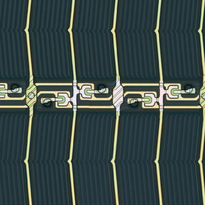
#> input picture with_label/116A1/aug/116A1_1/aug_image.png, 205 x 205 px, shrunk from 504 x 504 before the run
$ python mask_qa_gt_generator.py
#> lines starting #> are read from the running program, lines starting #| are printed output that depends on the picture; after the words box and inside, x2 and y2 are one past the last pixel; in counts of white or black regions, pixels touching at a corner belong together
"""
Generate per-sample dual-image VQA (qa_mask.jsonl) using:
  - aug_image.png   (RGB original)
  - color_mask.png  (colored component mask)
Derive ground-truth answers from binary masks + meta.json color assignments.

Writes qa_mask.jsonl inside each sample folder.

Usage:
  python mask_qa_gt_generator.py -r /path/to/with_label --min-area 100
Optional filters:
  --only SAMPLE_NAME ...
  --aug-only / --defect-only
"""

import os
import json
import argparse
from typing import List, Dict, Tuple
import numpy as np
import cv2
from colorama import init, Fore, Style

init(autoreset=True)
OK = Fore.GREEN + "[OK]" + Style.RESET_ALL
ERR = Fore.RED + "[ERR]" + Style.RESET_ALL
TOTAL = Fore.CYAN + "[TOTAL]" + Style.RESET_ALL

# Components allowed for COLOR QA (must be present + assigned color)
COLOR_COMPONENTS = [
    "Source", "Drain", "TFT", "VIA_Hole", "Mesh", "Mesh_Hole",
    "Com", "Data", "Gate", "ITO"
]

# Exclusions
COUNT_EXCLUDE = {"pxl_ito", "com_hole", "gate", "ito"}
BBOX_EXCLUDE = {"pxl_ito", "com_hole", "gate", "ito"}

def to_posix(p: str) -> str:
    return p.replace("\\", "/")

def list_aug_folders(root: str) -> List[str]:
    out = []
    for cls in os.scandir(root):
        if not cls.is_dir() or cls.name.startswith('.') or cls.name == 'defect':
            continue
        aug_dir = os.path.join(cls.path, "aug")
        if not os.path.isdir(aug_dir):
            continue
        for s in os.scandir(aug_dir):
            if s.is_dir() and not s.name.startswith('.'):
                out.append(s.path)
    return out

def list_defect_folders(root: str) -> List[str]:
    out = []
    defect_root = os.path.join(root, "defect")
    if not os.path.isdir(defect_root):
        return out
    for cls in os.scandir(defect_root):
        if not cls.is_dir() or cls.name.startswith('.'):
            continue
        for s in os.scandir(cls.path):
            if s.is_dir() and not s.name.startswith('.'):
                out.append(s.path)
    return out

def load_rgb_and_masks(sample_dir: str) -> Tuple[np.ndarray, Dict[str, np.ndarray]]:
#> called with sample_dir = 'with_label/116A1/aug/116A1_1'
    img_path = os.path.join(sample_dir, "aug_image.png")
    rgb = cv2.imread(img_path, cv2.IMREAD_COLOR)
#> rgb is the input picture: shape (205, 205, 3); mean B, G, R 71.3, 73.1, 58.1
    if rgb is None:
        raise FileNotFoundError(f"Missing aug_image.png at {sample_dir}")
    masks_dir = os.path.join(sample_dir, "masks")
    masks: Dict[str, np.ndarray] = {}
    if os.path.isdir(masks_dir):
        for fname in sorted(os.listdir(masks_dir)):
            if not fname.lower().endswith(".png"):
                continue
            path = os.path.join(masks_dir, fname)
            m = cv2.imread(path, cv2.IMREAD_GRAYSCALE)
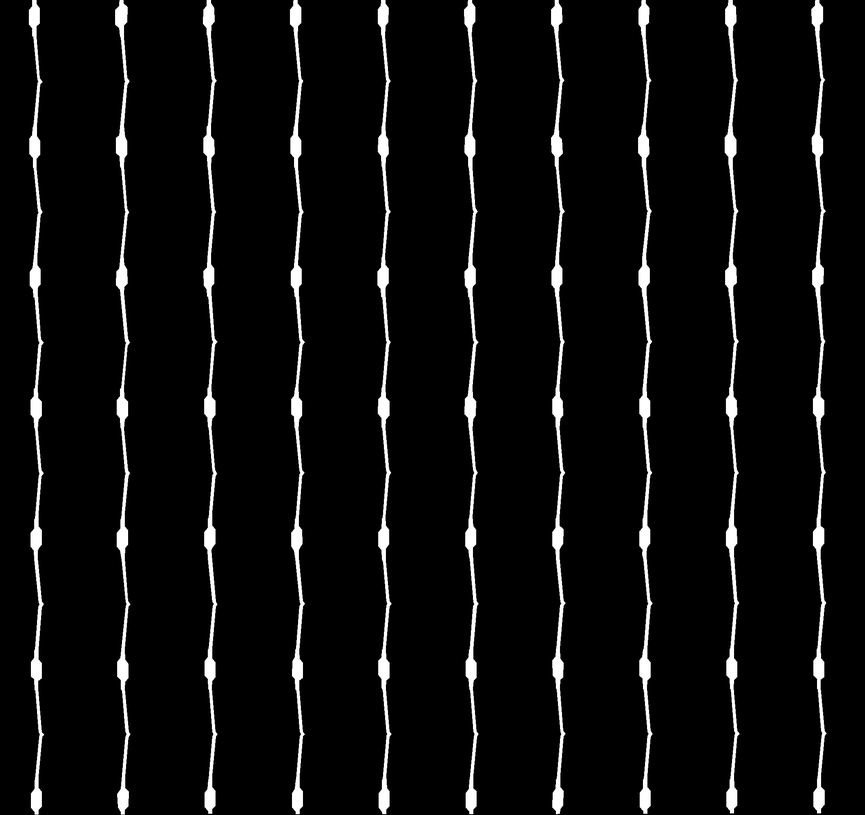
#> input picture with_label/116A1/masks/Com.png, 865 x 815 px, shrunk from 2127 x 2004 before the run, found by its file name
#> m is the input picture: shape (815, 865); min 0, max 255, mean 14
            if m is None:
                continue
            m = (m > 127).astype(np.uint8) * 255
#> m: shape (815, 865); 5.5% white; 10 white regions, largest, box (x1, y1, x2, y2) and area: (638, 0, 653, 814) 3905, (290, 0, 305, 814) 3892, (203, 0, 217, 814) 3890
            masks[fname] = m
    return rgb, masks

def connected_components_bboxes(mask: np.ndarray, min_area: int) -> Tuple[List[List[int]], np.ndarray]:
    if mask.dtype != np.uint8:
        mask = mask.astype(np.uint8)
    bin01 = (mask > 0).astype(np.uint8)
    num, labels, stats, _ = cv2.connectedComponentsWithStats(bin01, connectivity=8)
    keep = []
    bboxes: List[List[int]] = []
    for lbl in range(1, num):
        area = int(stats[lbl, cv2.CC_STAT_AREA])
        if area < min_area:
            continue
        x = int(stats[lbl, cv2.CC_STAT_LEFT])
        y = int(stats[lbl, cv2.CC_STAT_TOP])
        w = int(stats[lbl, cv2.CC_STAT_WIDTH])
        h = int(stats[lbl, cv2.CC_STAT_HEIGHT])
        if w <= 0 or h <= 0:
            continue
        x1, y1 = x, y
        x2, y2 = x + w - 1, y + h - 1
        bboxes.append([x1, y1, x2, y2])
        keep.append(lbl)
    if not keep:
        filtered = np.zeros_like(mask, dtype=np.uint8)
    else:
        filtered = np.isin(labels, keep).astype(np.uint8) * 255
    return bboxes, filtered

def comp_label_from_mask_filename(fname: str) -> str:
    return os.path.splitext(os.path.basename(fname))[0]

def slug(label: str) -> str:
    return label.replace(" ", "_").replace("-", "_").lower()

def load_meta(sample_dir: str) -> dict:
    mp = os.path.join(sample_dir, "meta.json")
    if not os.path.isfile(mp):
        return {}
    try:
        with open(mp, "r", encoding="utf-8") as f:
            return json.load(f)
    except Exception:
        return {}

def images_list(root: str, sample_dir: str, include_mask: bool) -> List[str]:
    rgb = to_posix(os.path.relpath(os.path.join(sample_dir, "aug_image.png"), root))
    if include_mask and os.path.isfile(os.path.join(sample_dir, "color_mask.png")):
        cm = to_posix(os.path.relpath(os.path.join(sample_dir, "color_mask.png"), root))
        return [rgb, cm]
    return [rgb]

def build_defect_record(sample_name: str, imgs: List[str], w: int, h: int, defect_flag: bool) -> Dict:
    return {
        "id": f"{sample_name}_defect_flag",
        "images": imgs,
        "meta": {"aug_size": [w, h]},
        "conversations": [
            {
                "from": "human",
                "value": "<image>\n<image>\n第一张：原始RGB图像。第二张：彩色组件掩膜图像（仅用于结构参考，不含缺陷）。问题：原始图像中是否存在缺陷？"
            },
            {"from": "gpt", "value": "是" if defect_flag else "否"}
        ]
    }

def build_count_record(sample_name: str, imgs: List[str], label: str, w: int, h: int, count: int) -> Dict:
    return {
        "id": f"{sample_name}_{slug(label)}_count",
        "images": imgs,
        "meta": {"aug_size": [w, h], "component": label},
        "conversations": [
            {
                "from": "human",
                "value": "<image>\n<image>\n第一张：原始RGB图像。第二张：彩色组件掩膜图像。针对组件类型："
                         f"{label}。\n问题：该类型在掩膜中可见数量是多少？请仅回答一个整数。"
            },
            {"from": "gpt", "value": str(count)}
        ]
    }

def build_color_record(sample_name: str, imgs: List[str], label: str, w: int, h: int, color_name: str) -> Dict:
    return {
        "id": f"{sample_name}_{slug(label)}_color",
        "images": imgs,
        "meta": {"aug_size": [w, h], "component": label, "color_source": "mask"},
        "conversations": [
            {
                "from": "human",
                "value": "<image>\n<image>\n第一张：原始RGB图像。第二张：彩色组件掩膜图像。针对组件类型："
                         f"{label}。\n问题：若该类型存在，请返回其掩膜颜色的中文名称；否则返回 null。"
            },
            {"from": "gpt", "value": color_name}
        ]
    }

def build_bbox_record(sample_name: str, imgs: List[str], label: str, w: int, h: int, bboxes: List[List[int]], present: bool) -> Dict:
    bbox_json = json.dumps({"bboxes": bboxes}, separators=(",", ":")) if present else "null"
    return {
        "id": f"{sample_name}_{slug(label)}_bboxes",
        "images": imgs,
        "meta": {"aug_size": [w, h], "component": label},
        "conversations": [
            {
                "from": "human",
                "value": "<image>\n<image>\n第一张：原始RGB图像。第二张：彩色组件掩膜图像。针对组件类型："
                         f"{label}。\n问题：若该类型存在，请严格按格式 {{\"bboxes\":[[x1,y1,x2,y2],...]}} 输出边界框（基于原始图像像素坐标系）；否则返回 null。"
            },
            {"from": "gpt", "value": bbox_json}
        ]
    }

def process_sample(root: str, sample_dir: str, min_area: int) -> int:
    rgb, masks = load_rgb_and_masks(sample_dir)
#> masks = 3 items
    h, w = rgb.shape[:2]
#> h = 205; w = 205

    sample_name = os.path.basename(sample_dir)
    meta = load_meta(sample_dir)
    defect_flag = bool(meta.get("defect", False))
    color_assign = meta.get("color_mask", {}).get("assigned_colors", {}) or {}

    has_color_mask = os.path.isfile(os.path.join(sample_dir, "color_mask.png"))
    imgs = images_list(root, sample_dir, include_mask=has_color_mask)

    records: List[Dict] = []
    # Defect record
    records.append(build_defect_record(sample_name, imgs, w, h, defect_flag))

    # Iterate components
    for fname, mask in sorted(masks.items()):
        label = comp_label_from_mask_filename(fname)
        s = slug(label)

        # Compute instances & bboxes
        bboxes, filtered = connected_components_bboxes(mask, min_area)
        count = len(bboxes)
        present = count > 0

        # COUNT QA (unless excluded)
        if s not in COUNT_EXCLUDE:
            records.append(build_count_record(sample_name, imgs, label, w, h, count))

        # COLOR QA only if component in COLOR_COMPONENTS, present, and color assignment exists
        if present and label in COLOR_COMPONENTS:
            assign = color_assign.get(label)
            if assign:
                cn = assign.get("color_name_zh")
                if cn:  # ensure we have a Chinese color name
                    records.append(build_color_record(sample_name, imgs, label, w, h, cn))

        # BBOX QA (unless excluded)
        if s not in BBOX_EXCLUDE:
            records.append(build_bbox_record(sample_name, imgs, label, w, h, bboxes, present))
#> this loop made 3 passes
#> (fname, label, s, num in connected_components_bboxes, count, present) on passes 1 to 3: ('Com.png', 'Com', 'com', 11, 10, True), ('Com_Hole.png', 'Com_Hole', 'com_hole', 36, 0, False), ('Data.png', 'Data', 'data', 17, 16, True)
#> pass 1, in connected_components_bboxes, `num, labels, stats, _ = cv2.connectedComponentsWithStats(bin01, connec..`:
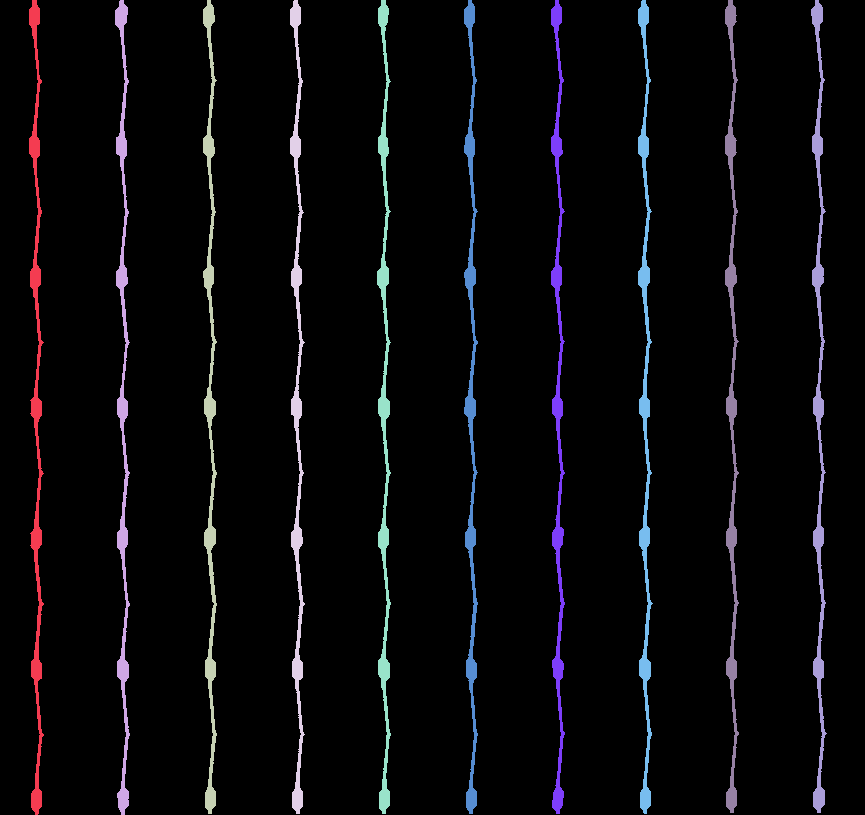
#> labels: shape (815, 865) int32; 11 distinct labels, from 0 to 10; one colour per label, 0 black
#> pass 2, in connected_components_bboxes (call 2), `bin01 = (mask > 0).astype(np.uint8)`:
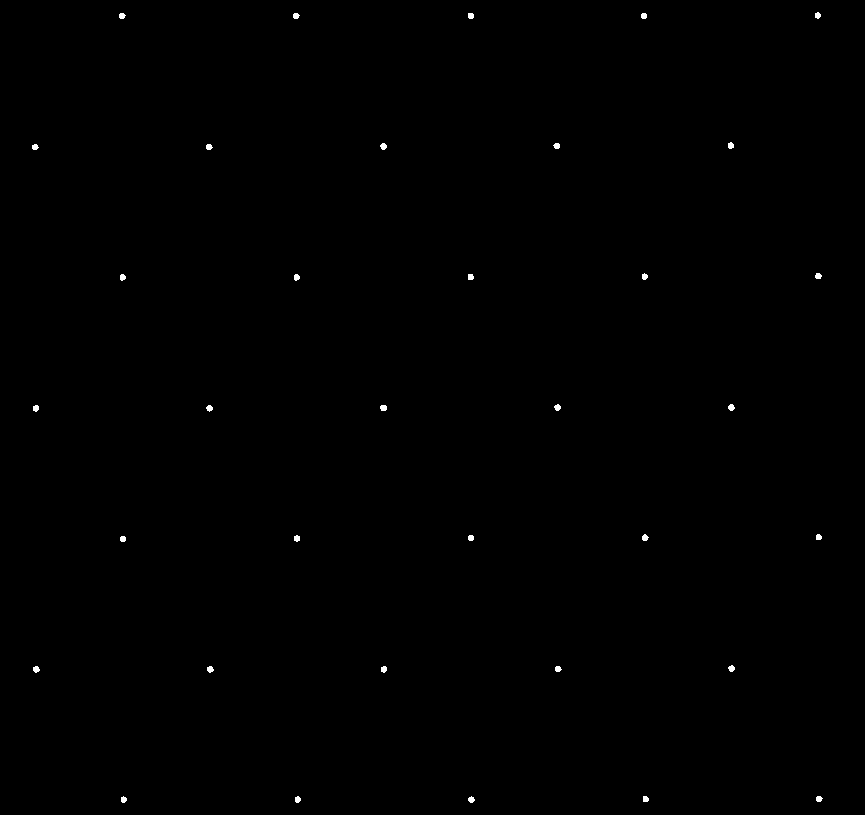
#> bin01: shape (815, 865); values 0 (black) and 1 (white), 0.17% white; 35 white regions, largest, box (x1, y1, x2, y2) and area: (380, 405, 387, 411) 37, (380, 143, 387, 150) 36, (728, 404, 735, 411) 36
#> after the loop, records = 5 items

    # Write qa_mask.jsonl
    out_path = os.path.join(sample_dir, "qa_mask.jsonl")
    with open(out_path, "w", encoding="utf-8") as f:
        for r in records:
            f.write(json.dumps(r, ensure_ascii=False))
            f.write("\n")
#> this loop made 5 passes

    print(f"{OK} {sample_dir}: wrote qa_mask.jsonl with {len(records)} entries "
          f"(components={len(masks)}, color_mask={'yes' if has_color_mask else 'no'})")
#| [OK] with_label/116A1/aug/116A1_1: wrote qa_mask.jsonl with 5 entries (components=3, color_mask=yes)
    return len(records)

def main():
    ap = argparse.ArgumentParser(description="Generate dual-image mask-based QA (qa_mask.jsonl).")
    ap.add_argument("-r", "--root", default=".", help="with_label root directory.")
    ap.add_argument("--only", nargs="*", help="Specific sample folder names to process.")
    ap.add_argument("--min-area", type=int, default=100, help="Minimum area (pixels) for counting instances.")
    ap.add_argument("--aug-only", action="store_true", help="Process only augmented samples.")
    ap.add_argument("--defect-only", action="store_true", help="Process only defect samples.")
    args = ap.parse_args()

    root = os.path.abspath(args.root)

    sample_dirs: List[str] = []
    if not args.defect_only:
        sample_dirs.extend(list_aug_folders(root))
    if not args.aug_only:
        sample_dirs.extend(list_defect_folders(root))

    if args.only:
        wanted = set(args.only)
        sample_dirs = [p for p in sample_dirs if os.path.basename(p) in wanted]

    total_records = 0
    processed = 0
    for sdir in sample_dirs:
        try:
            n = process_sample(root, sdir, args.min_area)
#> n = 5
            total_records += n
#> total_records = 5
            processed += 1
        except Exception as e:
            print(f"{ERR} {sdir}: {e}")

    print(f"{TOTAL} Samples processed: {processed}  QA lines: {total_records}")
#| [TOTAL] Samples processed: 1  QA lines: 5

if __name__ == "__main__":
    main()
